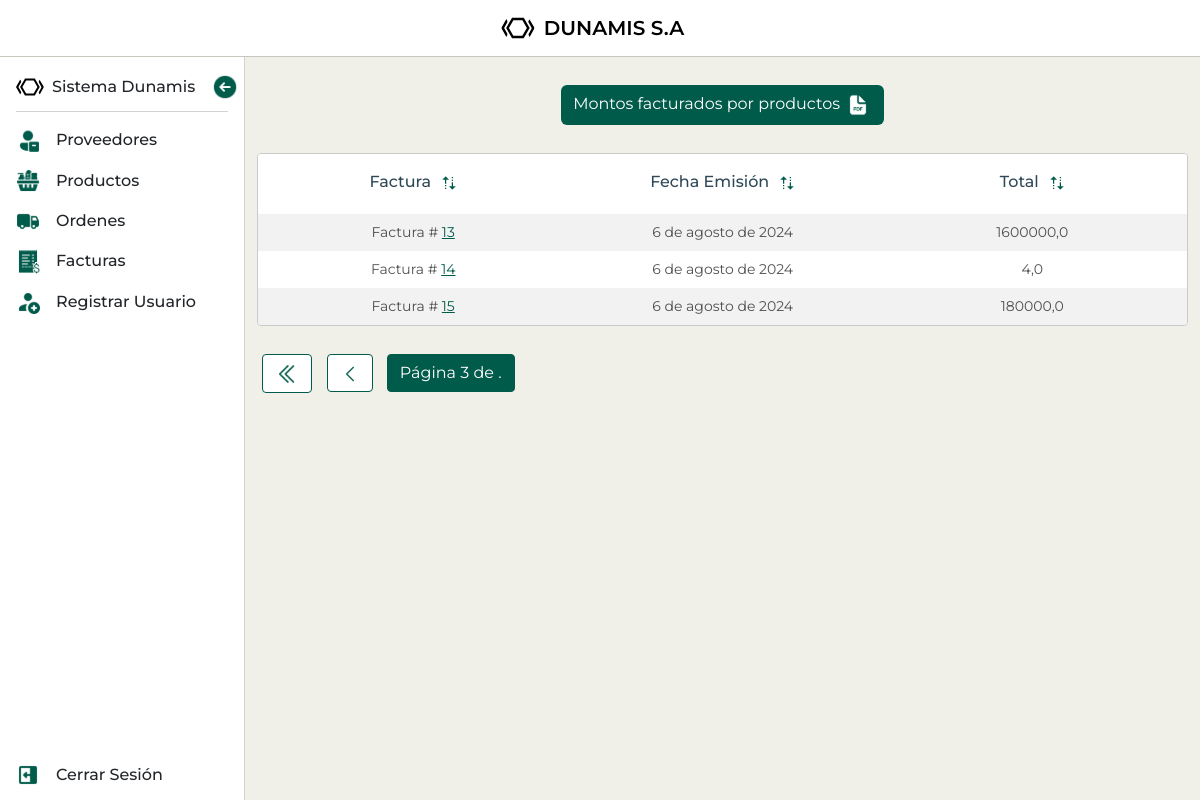
Before: /facturas/?page=3 (signed in) with the older database file.
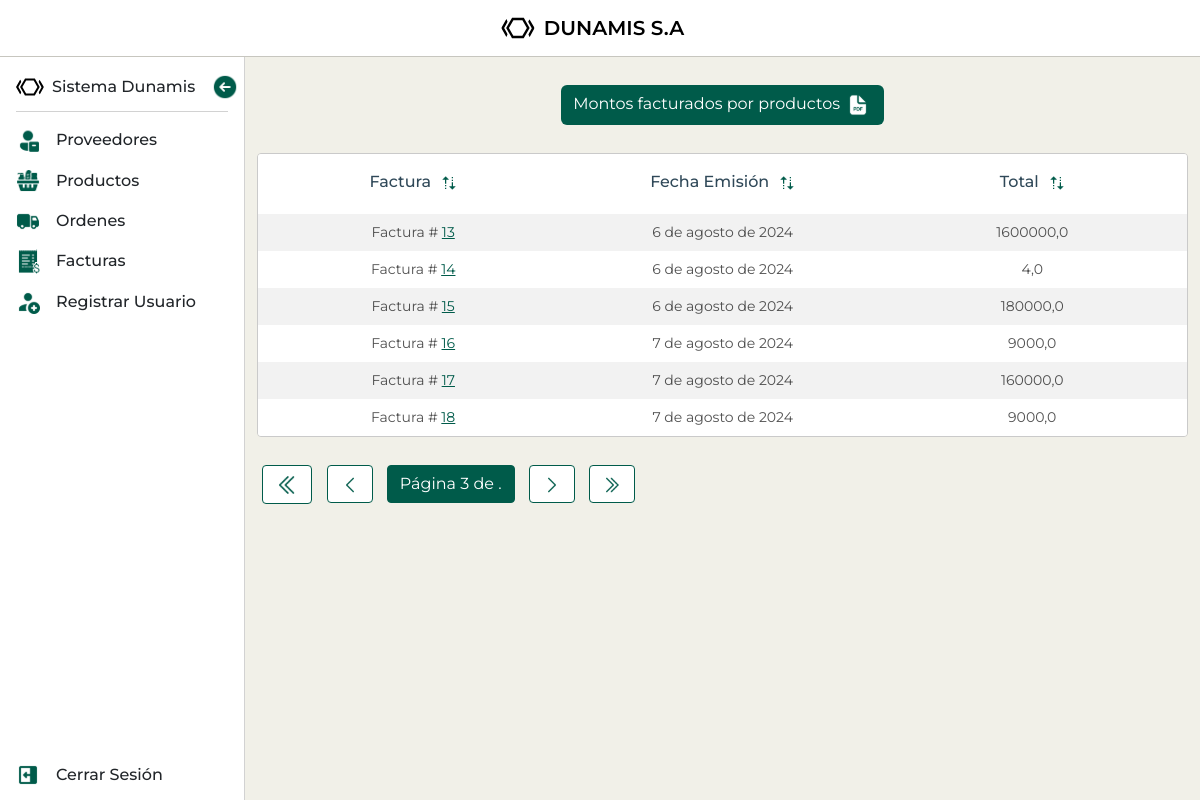
After: the same page with the newer database file.
### mod_ventas/sub_mod_facturas/models.py (models this page shows, shortened)
class Factura(models.Model):
    numero_factura = models.IntegerField(unique=True)  # Ensure unique values for invoice numbers
    fecha_emision = models.DateField(default=date.today)
    total = models.FloatField(default=0)

### mod_ventas/sub_mod_facturas/views.py (the view, shortened to what this page needs)
# urls.py: path('', FacturaListView.as_view(), name='facturas'),
class FacturaListView(LoginRequiredMixin, ListView):
    model = Factura
    template_name = 'sub_mod_facturas/facturas_list.html'
    context_object_name = 'facturas'
    paginate_by = 6
    def get_queryset(self):
        return Factura.objects.all()

### mod_ventas/sub_mod_facturas/templates/sub_mod_facturas/facturas_list.html (shortened to what this page needs)
{% extends "base.html" %}
{% load static %}
{% block content %}
    <section class="list-container">
        <div class="buttons-container">
          <a class="btn d-inline" href="{% url 'monto_facturado_por_producto' %}">
            Montos facturados por productos
            <img class="btn-icon" src="{% static 'icons/PDF.svg' %}" alt="icono de pdf">
          </a>
        </div>
        <section class="bottom-section d-flex justify-content-center">
          <div class="table-responsive order-table">
            <table id="ordenesTable" class="table table-striped provider-table">
              <thead>
                <tr class="table-header">
                  <th scope="col">Factura<img src="{% static 'icons/sort-icon.png' %}" alt="sort"></th>
                  <th scope="col">Fecha Emisión<img src="{% static 'icons/sort-icon.png' %}" alt="sort"></th>
                  <th scope="col">Total<img src="{% static 'icons/sort-icon.png' %}" alt="sort"></th>
                </tr>
              </thead>
              <tbody>
                {% for factura in facturas %}
                <tr>
                  <td>
                    <p>Factura # <a href="{% url 'factura_detalle' factura.id %}">{{ factura.numero_factura }}</a></p>
                  </td>
                  <td>
                    <p>{{ factura.fecha_emision }}</p>
                  </td>
                  <td>
                    <p>{{ factura.total }}</p>
                  </td>
                </tr>
                {% empty %}
                <tr>
                  <td colspan="3">No hay facturas disponibles.</td>
                </tr>
                {% endfor %}
              </tbody>
            </table>
            <div class="pagination">
              <span class="step-links">
                {% if page_obj.has_previous %}
                  <a class="first" href="?page=1">
                    <img src="{% static 'icons/double-left-arrow.png' %}" alt="left-arrow">
                  </a>
                  <a class="prev" href="?page={{ page_obj.previous_page_number }}">
                      <img src="{% static 'icons/leftarrow.png' %}" alt="left-arrow">
                    </a>
                {% endif %}
              <span class="current">
                Página {{ page_obj.number }} de {{ page_obj.paginator_class.num_pages }}.
              </span>
              {% if page_obj.has_next %}
                <a class="prev" href="?page={{ page_obj.next_page_number }}">
                  <img src="{% static 'icons/rigth-arrow.png' %}" alt="right-arrow">
                </a>
                <a class="last" href="?page={{ page_obj.paginator.num_pages }}">
                  <img src="{% static 'icons/double-right-arrow.png' %}" alt="right-arrow">
                </a>
              {% endif %}
            </span>
          </div>
          </div>
        </section>
    </section>
{% endblock content %}

Changed rows visible on the page:
added Factura: numero_factura "16", fecha_emision "7 de agosto de 2024", total "9000,0"
added Factura: numero_factura "17", fecha_emision "7 de agosto de 2024", total "160000,0"
added Factura: numero_factura "18", fecha_emision "7 de agosto de 2024", total "9000,0"
